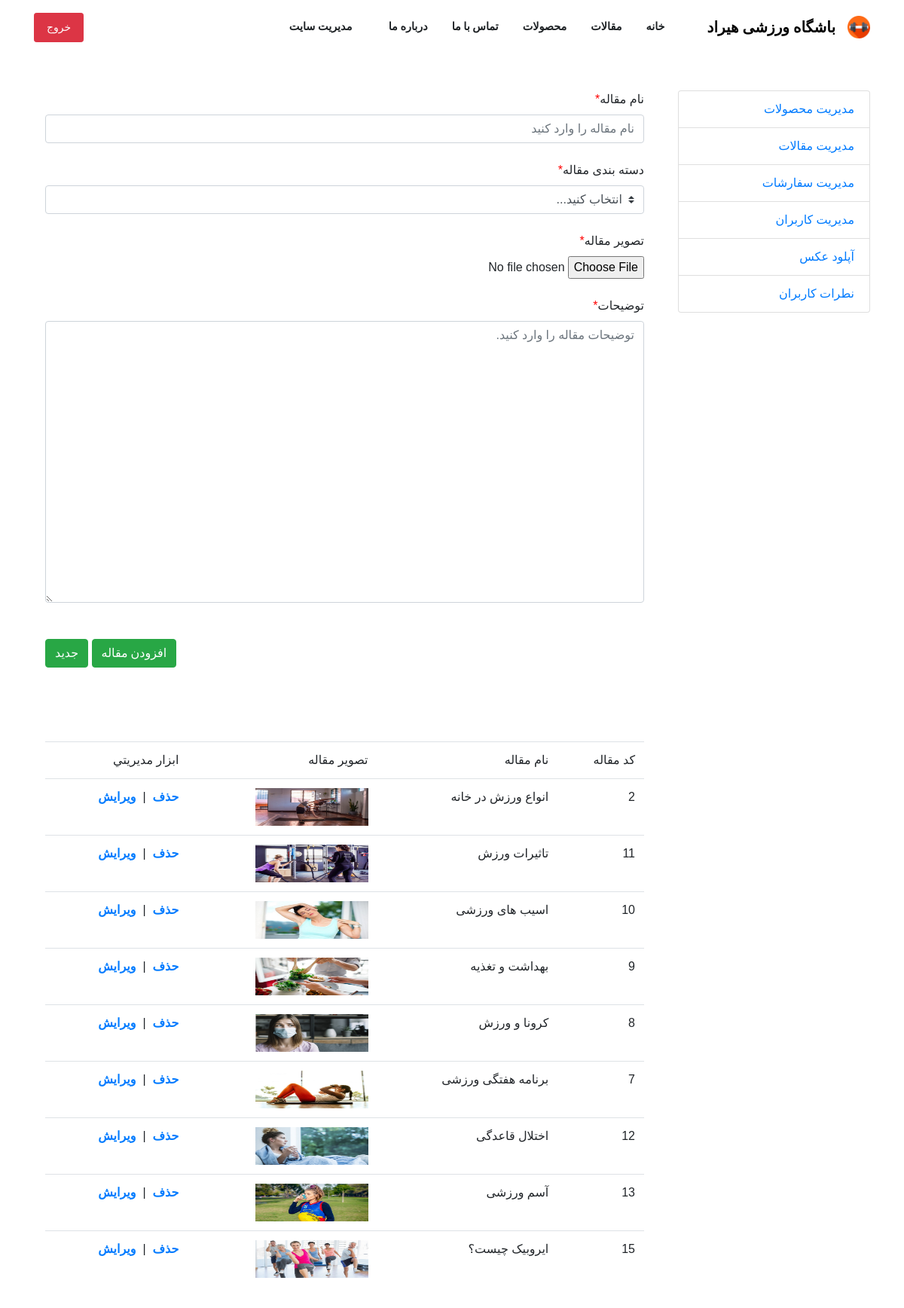
/Admin_articles.php (signed in), run on the app's committed database.
### tables this page shows
CREATE TABLE IF NOT EXISTS `article` (
  `art_code` int NOT NULL AUTO_INCREMENT,
  `art_name` varchar(200) NOT NULL,
  `art_image` varchar(250) NOT NULL,
  `art_detail` text NOT NULL,
  `art_star` int NOT NULL,
  `art_category` enum('انگیزشی','تغذیه','چربی سوزی','ورزش درخانه','فیتنس','هوازی','حرکت شناسی') NOT NULL,
  PRIMARY KEY (`art_code`)
);

### Admin_articles.php (the view, shortened to what this page needs)
<?php
include("Header.php");
include("MenuArticleProduct.php");
?>
<?php
$link = mysqli_connect("localhost", "root", "", "hirad" , "3308");
$link -> set_charset("utf8");
$url = $art_code = $art_name = $art_image = $art_detail = $art_star = $art_category = "";
$btn_caption="افزودن مقاله";
?>
<div class="container text-right" dir="rtl">
    <div class="row">
        <div class="col-lg-3"><br><br>
            <div class="list-group">
                <a href="Admin_products.php" class="list-group-item">مدیریت محصولات</a>
                <a href="Admin_articles.php" class="list-group-item">مدیریت مقالات</a>
                <a href="#" class="list-group-item">مدیریت سفارشات</a>
                <a href="Admin_users.php" class="list-group-item">مدیریت کاربران</a>
                <a href="#" class="list-group-item">آپلود عکس</a>
                <a href="Admin_comment.php" class="list-group-item">نطرات کاربران</a>
            </div>
        </div>
        <div class="col-lg-9">
            <br><br>
             <link href="css/bootstrap.css" rel="stylesheet" />
            <div class="container">
                    <form name="add_article" action="Action_admin_articles.php<?php if (!empty($url)) echo($url); ?>"  method="POST" enctype="multipart/form-data">
                        <label for="fname">نام مقاله</label><span style="color: red;">*</span><br>
                        <input type="text" class="form-control" value="<?php echo ($art_name) ?>" name="art_name" placeholder="نام مقاله را وارد کنید"><br>
                        <?php if (!empty($url)) {?>
                        <label for="inlineFormCustomSelect">دسته بندی مقاله</label><span style="color: red;">*</span><br>
                        <select class="custom-select" id="inlineFormCustomSelect" name="art_category" value="<?php  echo $row['art_category'] ?>">
                            <option selected>انتخاب کنید...</option>
                            <option <?php  if ($row['art_category']=='انگیزشی') {
                            echo  "selected";
                        } ?> value="انگیزشی">انگیزشی</option>
                            <option <?php  if ($row['art_category']=='چربی سوزی ') {
                            echo  "selected";
                        } ?> value="چربی سوزی">چربی سوزی</option>
                            <option <?php  if ($row['art_category']=='تغذیه') {
                            echo  "selected";
                        } ?> value="تغذیه">تغذیه</option>
                            <option <?php  if ($row['art_category']=='ورزش درخانه') {
                            echo  "selected";
                        } ?> value="ورزش درخانه">ورزش درخانه</option>
                        <option <?php  if ($row['art_category']=='فیتنس') {
                            echo  "selected";
                        } ?> value="فیتنس">فیتنس</option>
                        <option <?php  if ($row['art_category']=='هوازی') {
                            echo  "selected";
                        } ?> value="هوازی">هوازی</option>
                        <option <?php  if ($row['art_category']=='حرکت شناسی') {
                            echo  "selected";
                        } ?> value="حرکت شناسی">حرکت شناسی</option>
                        </select><br>
                        <?php
                        }else{
                        ?>
                        <label for="inlineFormCustomSelect">دسته بندی مقاله</label><span style="color: red;">*</span><br>
                        <select class="custom-select" id="inlineFormCustomSelect" name="art_category" value="<?php  echo $row['art_category'] ?>">
                            <option selected>انتخاب کنید...</option>
                        </select><br>
                        <?php
                        }
                        ?>
<br>
                        <div class="form-group">
                        <label for="exampleFormControlFile1">تصویر مقاله</label><span style="color: red;">*</span><br>
                        <input type="file" class="form-control-file" name="art_image" id="exampleFormControlFile1">
                        <br>
                        <label for="fname">توضیحات</label><span style="color: red;">*</span><br>
                        <textarea class="form-control"  name="art_detail" rows="15" placeholder="توضیحات مقاله را وارد کنید." ><?php print ($art_detail) ?></textarea><br>
                        <div class="float-left"><br>
                        <input style="font-family: 'Khandevane';" class="btn btn-success" type="submit" value="<?php echo ($btn_caption) ?>" >
                        <input style="font-family: 'Khandevane';" class="btn btn-success" type="reset" value="جدید">
                        <br></div>
                    </form>
                </div>
        </div>
        <br><br><br><br>
<?php
$query = "SELECT * FROM article";
$result = mysqli_query($link, $query);
?>
<br><br>
<div class="container">
<table class="table table-hover" style="width: 100%;" >
<tr>
<td>کد مقاله</td>
	<td>نام مقاله</td>
	<td>تصوير مقاله</td>
	<td>ابزار مديريتي</td>
</tr>
<?php
while ($row = mysqli_fetch_array($result)) {
?>
<tr>
	<td><?php echo ($row['art_code']) ?></td>
	<td><?php echo ($row['art_name']) ?></td>
	<td><img src="images/articles/<?php echo ($row['art_image']) ?>" width="150px" height="50px" /></td>
	<td>
     <b><a href="Action_admin_articles.php?id=<?php echo ($row['art_code']) ?>&action=DELETE" style="text-decoration: none;">حذف</a></b>
     &nbsp;|&nbsp;
     <b><a href="Admin_articles.php?id=<?php echo ($row['art_code']) ?>&action=EDIT" style="text-decoration: none;">ويرايش</a></b>
    </td>
</tr>
<?php
}
?>
</table>
</div>
</div>
</div>
<br><br><br><br>

### Header.php (style rules this page uses)
* { font-family: 'Khandevane', 'BMitra', Sans-Serif; }

### data on the page
article: art_code "2", art_name "انواع ورزش در خانه", art_image (picture)
article: art_code "11", art_name "تاثیرات ورزش", art_image (picture)
article: art_code "10", art_name "اسیب های ورزشی", art_image (picture)
article: art_code "9", art_name "بهداشت و تغذیه", art_image (picture)
article: art_code "8", art_name "کرونا و ورزش", art_image (picture)
article: art_code "7", art_name "برنامه هفتگی ورزشی", art_image (picture)
article: art_code "12", art_name "اختلال قاعدگی", art_image (picture)
article: art_code "13", art_name "آسم ورزشی", art_image (picture)
article: art_code "15", art_name "ایروبیک چیست؟", art_image (picture)
